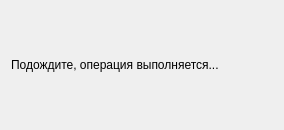
<?xml version="1.0" encoding="UTF-8"?>
<ui version="4.0">
 <class>Dialog</class>
 <widget class="QDialog" name="Dialog">
  <property name="geometry">
   <rect>
    <x>0</x>
    <y>0</y>
    <width>284</width>
    <height>130</height>
   </rect>
  </property>
  <property name="windowTitle">
   <string>Загрузка...</string>
  </property>
  <layout class="QVBoxLayout" name="verticalLayout">
   <item>
    <widget class="QLabel" name="label">
     <property name="styleSheet">
      <string notr="true">font: 700 14pt &quot;Arial&quot;;</string>
     </property>
     <property name="text">
      <string>Подождите, операция выполняется...</string>
     </property>
     <property name="wordWrap">
      <bool>true</bool>
     </property>
    </widget>
   </item>
  </layout>
 </widget>
 <resources/>
 <connections/>
</ui>
